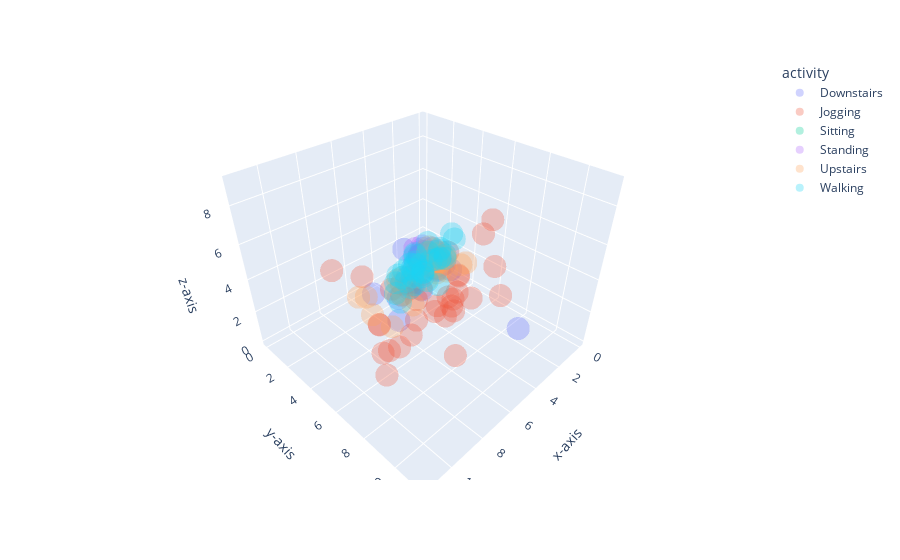

The notebook cell this image was saved under:
### Code cell
fig = px.scatter_3d(data_frame=stats_full,
                    x='x-axis', y='y-axis', z='z-axis',
                    color='activity',
                    opacity=0.30)
fig.update_layout(title='')
fig.show()
